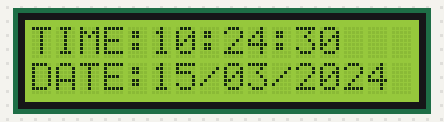
The sketch below on a simulated Arduino Uno, built with avr-gcc and run on an emulated ATmega328P. Parts: 16×2 character LCD. Wiring (inferred from the names in the program): DS1307 clock at I2C address 0x68. The local clock reads 2024-03-15 10:24:30 at power-on unless the sketch sets it.

Above: at 0.1 s.
At 6.1 s:
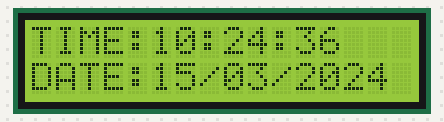
At 12.1 s:
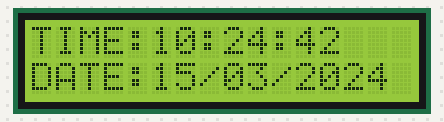
At 17.1 s:
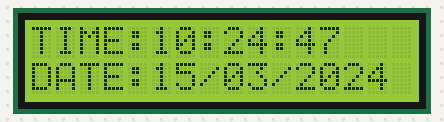
At 28.1 s:
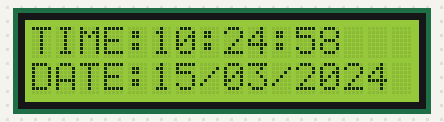
At 39.1 s:
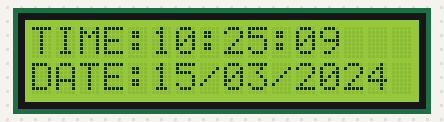

The sketch:

Ds1307-thoigianthuc.ino
```cpp
#include <LiquidCrystal.h>
#include <Wire.h>

// initialize the library with the numbers of the interface pins
LiquidCrystal lcd(12, 11, 5, 4, 3, 2);

void setup() {
  lcd.begin(16, 2);
  Wire.begin();
}
char Time[]     = "TIME:  :  :  ";
char Date[] = "DATE:  /  /20  ";
byte i, second, minute, hour, date, month, year;

void DS1307_display(){
  // Convert BCD to decimal
  second = (second >> 4) * 10 + (second & 0x0F);
  minute = (minute >> 4) * 10 + (minute & 0x0F);
  hour   = (hour >> 4)   * 10 + (hour & 0x0F);
  date   = (date >> 4)   * 10 + (date & 0x0F);
  month  = (month >> 4)  * 10 + (month & 0x0F);
  year   = (year >> 4)   * 10 + (year & 0x0F);
  // End conversion
  Time[12]     = second % 10 + 48;
  Time[11]     = second / 10 + 48;
  Time[9]      = minute % 10 + 48;
  Time[8]      = minute / 10 + 48;
  Time[6]      = hour   % 10 + 48;
  Time[5]      = hour   / 10 + 48;
  Date[14] = year   % 10 + 48;
  Date[13] = year   / 10 + 48;
  Date[9]  = month  % 10 + 48;
  Date[8]  = month  / 10 + 48;
  Date[6]  = date   % 10 + 48;
  Date[5]  = date   / 10 + 48;
  lcd.setCursor(0, 0);
  lcd.print(Time);
  lcd.setCursor(0, 1);
  lcd.print(Date);
}


void loop() {
    Wire.beginTransmission(0x68);                 // Start I2C protocol with DS1307 address
    Wire.write(0);                                // Send register address
    Wire.endTransmission(false);                  // I2C restart
    Wire.requestFrom(0x68, 7);                    // Request 7 bytes from DS1307 and release I2C bus at end of reading
    second = Wire.read();                         // Read seconds from register 0
    minute = Wire.read();                         // Read minuts from register 1
    hour   = Wire.read();                         // Read hour from register 2
    Wire.read();
    date   = Wire.read();                         // Read date from register 4
    month  = Wire.read();                         // Read month from register 5
    year   = Wire.read();                         // Read year from register 6
    DS1307_display();                             // Diaplay time & calendar
    delay(50);                                    // Wait 50ms
}
```

Measured:
- what the display in image 1 shows lasts 1.1 s, from 6.0 s to 7.1 s
